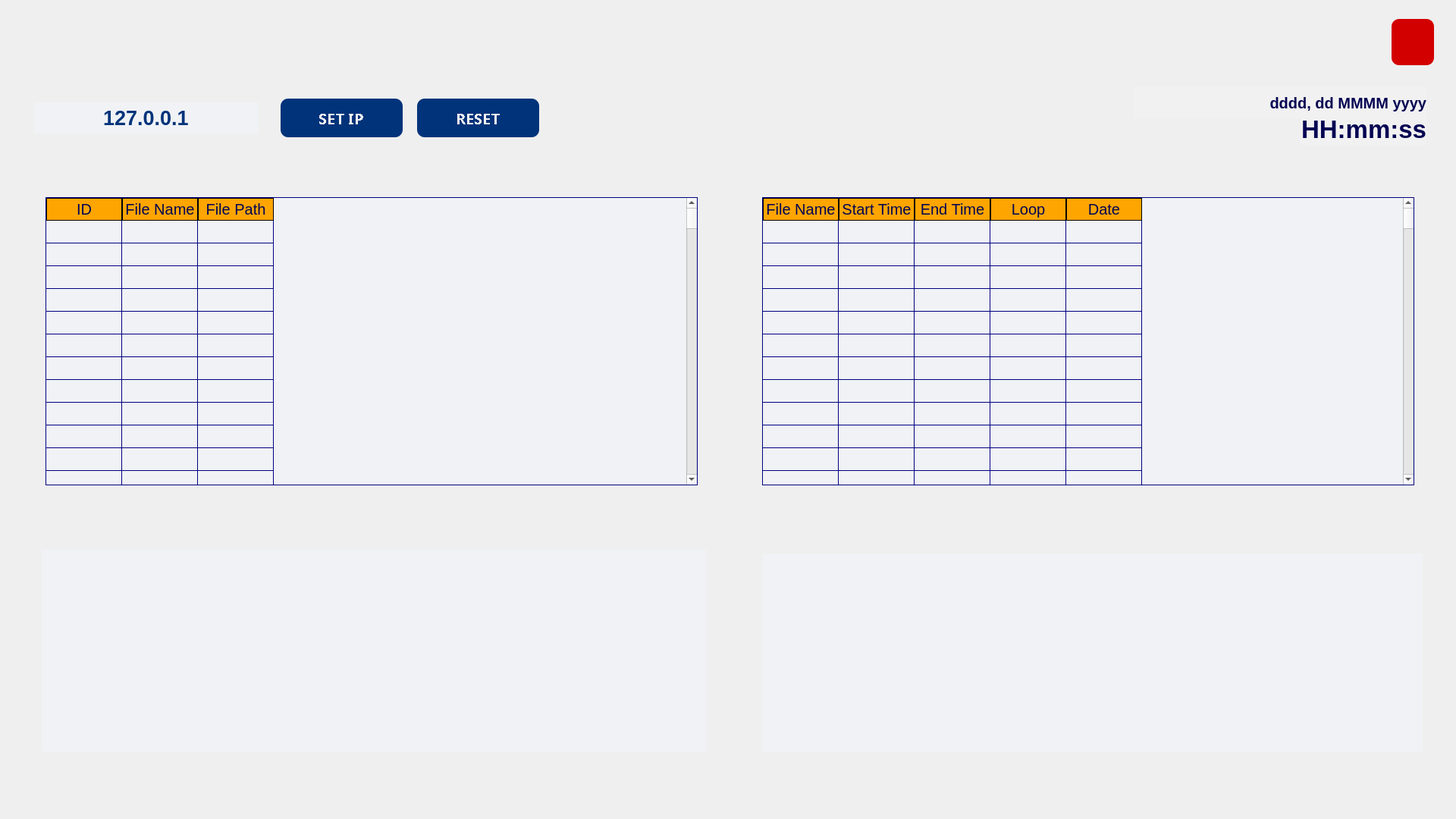
<?xml version="1.0" encoding="UTF-8"?>
<ui version="4.0">
 <class>MainWindow</class>
 <widget class="QMainWindow" name="MainWindow">
  <property name="geometry">
   <rect>
    <x>0</x>
    <y>0</y>
    <width>1920</width>
    <height>1080</height>
   </rect>
  </property>
  <property name="sizePolicy">
   <sizepolicy hsizetype="Fixed" vsizetype="Fixed">
    <horstretch>0</horstretch>
    <verstretch>0</verstretch>
   </sizepolicy>
  </property>
  <property name="font">
   <font>
    <pointsize>15</pointsize>
    <stylestrategy>NoAntialias</stylestrategy>
   </font>
  </property>
  <property name="focusPolicy">
   <enum>Qt::FocusPolicy::NoFocus</enum>
  </property>
  <property name="windowTitle">
   <string>Advertising Panel</string>
  </property>
  <property name="autoFillBackground">
   <bool>false</bool>
  </property>
  <property name="styleSheet">
   <string notr="true"/>
  </property>
  <widget class="QWidget" name="centralwidget">
   <widget class="QStackedWidget" name="stackedWidget">
    <property name="geometry">
     <rect>
      <x>0</x>
      <y>0</y>
      <width>1920</width>
      <height>1080</height>
     </rect>
    </property>
    <property name="styleSheet">
     <string notr="true">
</string>
    </property>
    <widget class="QWidget" name="page_setting">
     <property name="styleSheet">
      <string notr="true"/>
     </property>
     <widget class="QLineEdit" name="textIP">
      <property name="geometry">
       <rect>
        <x>45</x>
        <y>135</y>
        <width>296</width>
        <height>41</height>
       </rect>
      </property>
      <property name="font">
       <font>
        <family>Arial</family>
        <pointsize>20</pointsize>
        <italic>false</italic>
        <bold>true</bold>
        <underline>false</underline>
        <kerning>false</kerning>
       </font>
      </property>
      <property name="toolTip">
       <string>IP Address</string>
      </property>
      <property name="styleSheet">
       <string notr="true">color: rgb(0, 51, 122);
background-color: rgb(240, 242, 245);</string>
      </property>
      <property name="text">
       <string>127.0.0.1</string>
      </property>
      <property name="frame">
       <bool>false</bool>
      </property>
      <property name="alignment">
       <set>Qt::AlignmentFlag::AlignCenter</set>
      </property>
     </widget>
     <widget class="QPushButton" name="btnSetIP">
      <property name="geometry">
       <rect>
        <x>370</x>
        <y>130</y>
        <width>161</width>
        <height>51</height>
       </rect>
      </property>
      <property name="font">
       <font>
        <family>Franklin Gothic</family>
        <pointsize>15</pointsize>
        <bold>true</bold>
        <stylestrategy>NoAntialias</stylestrategy>
        <hintingpreference>PreferNoHinting</hintingpreference>
       </font>
      </property>
      <property name="cursor">
       <cursorShape>PointingHandCursor</cursorShape>
      </property>
      <property name="focusPolicy">
       <enum>Qt::FocusPolicy::NoFocus</enum>
      </property>
      <property name="toolTip">
       <string>Set IP</string>
      </property>
      <property name="autoFillBackground">
       <bool>false</bool>
      </property>
      <property name="styleSheet">
       <string notr="true">QPushButton{
	border-radius:10px;
	color: rgb(242, 242, 242);
	background-color: rgb(0, 51, 122);
	text-align: center;
}
QPushButton:Hover{
	background-color: rgb(0, 88, 204);
}
QPushButton:pressed{
	background-color: rgb(0, 29, 66);
}</string>
      </property>
      <property name="text">
       <string>SET IP</string>
      </property>
      <property name="default">
       <bool>true</bool>
      </property>
      <property name="flat">
       <bool>false</bool>
      </property>
     </widget>
     <widget class="QPushButton" name="btnReset">
      <property name="geometry">
       <rect>
        <x>550</x>
        <y>130</y>
        <width>161</width>
        <height>51</height>
       </rect>
      </property>
      <property name="font">
       <font>
        <family>Franklin Gothic</family>
        <pointsize>15</pointsize>
        <bold>true</bold>
        <stylestrategy>NoAntialias</stylestrategy>
        <hintingpreference>PreferNoHinting</hintingpreference>
       </font>
      </property>
      <property name="cursor">
       <cursorShape>PointingHandCursor</cursorShape>
      </property>
      <property name="focusPolicy">
       <enum>Qt::FocusPolicy::NoFocus</enum>
      </property>
      <property name="toolTip">
       <string>Reset</string>
      </property>
      <property name="autoFillBackground">
       <bool>false</bool>
      </property>
      <property name="styleSheet">
       <string notr="true">QPushButton{
	border-radius:10px;
	color: rgb(242, 242, 242);
	background-color: rgb(0, 51, 122);
	text-align: center;
}
QPushButton:Hover{
	background-color: rgb(0, 88, 204);
}
QPushButton:pressed{
	background-color: rgb(0, 29, 66);
}</string>
      </property>
      <property name="text">
       <string>RESET</string>
      </property>
      <property name="default">
       <bool>true</bool>
      </property>
      <property name="flat">
       <bool>false</bool>
      </property>
     </widget>
     <widget class="QTableWidget" name="tableVideo">
      <property name="geometry">
       <rect>
        <x>60</x>
        <y>260</y>
        <width>860</width>
        <height>380</height>
       </rect>
      </property>
      <property name="sizePolicy">
       <sizepolicy hsizetype="Fixed" vsizetype="Fixed">
        <horstretch>0</horstretch>
        <verstretch>0</verstretch>
       </sizepolicy>
      </property>
      <property name="font">
       <font>
        <family>Arial</family>
        <pointsize>15</pointsize>
       </font>
      </property>
      <property name="styleSheet">
       <string notr="true">QTableWidget{
	background-color: rgb(240, 242, 245);
	color: rgb(0, 4, 83);
	gridline-color: rgb(0, 0, 127);
	selection-background-color:blue;
	border:1px solid rgb(0, 0, 127);
}
QTableWidget::item::selected{
	color: rgb(0, 4, 83);
	background-color: rgb(0, 170, 255);
}
QHeaderView{
	background-color: rgb(240, 242, 245);
	color: rgb(0, 4, 83);
}
QHeaderView::section{
	background-color:orange;
	color: rgb(0, 4, 83);
	border:1px solid black;
}</string>
      </property>
      <property name="frameShape">
       <enum>QFrame::Shape::NoFrame</enum>
      </property>
      <property name="frameShadow">
       <enum>QFrame::Shadow::Sunken</enum>
      </property>
      <property name="sizeAdjustPolicy">
       <enum>QAbstractScrollArea::SizeAdjustPolicy::AdjustIgnored</enum>
      </property>
      <property name="autoScrollMargin">
       <number>1</number>
      </property>
      <property name="editTriggers">
       <set>QAbstractItemView::EditTrigger::NoEditTriggers</set>
      </property>
      <property name="selectionMode">
       <enum>QAbstractItemView::SelectionMode::SingleSelection</enum>
      </property>
      <property name="selectionBehavior">
       <enum>QAbstractItemView::SelectionBehavior::SelectRows</enum>
      </property>
      <property name="rowCount">
       <number>1000</number>
      </property>
      <property name="columnCount">
       <number>3</number>
      </property>
      <attribute name="horizontalHeaderVisible">
       <bool>true</bool>
      </attribute>
      <attribute name="horizontalHeaderHighlightSections">
       <bool>false</bool>
      </attribute>
      <attribute name="verticalHeaderVisible">
       <bool>false</bool>
      </attribute>
      <row/>
      <row/>
      <row/>
      <row/>
      <row/>
      <row/>
      <row/>
      <row/>
      <row/>
      <row/>
      <row/>
      <row/>
      <row/>
      <row/>
      <row/>
      <row/>
      <row/>
      <row/>
      <row/>
      <row/>
      <row/>
      <row/>
      <row/>
      <row/>
      <row/>
      <row/>
      <row/>
      <row/>
      <row/>
      <row/>
      <row/>
      <row/>
      <row/>
      <row/>
      <row/>
      <row/>
      <row/>
      <row/>
      <row/>
      <row/>
      <row/>
      <row/>
      <row/>
      <row/>
      <row/>
      <row/>
      <row/>
      <row/>
      <row/>
      <row/>
      <row/>
      <row/>
      <row/>
      <row/>
      <row/>
      <row/>
      <row/>
      <row/>
      <row/>
      <row/>
      <row/>
      <row/>
      <row/>
      <row/>
      <row/>
      <row/>
      <row/>
      <row/>
      <row/>
      <row/>
      <row/>
      <row/>
      <row/>
      <row/>
      <row/>
      <row/>
      <row/>
      <row/>
      <row/>
      <row/>
      <row/>
      <row/>
      <row/>
      <row/>
      <row/>
      <row/>
      <row/>
      <row/>
      <row/>
      <row/>
      <row/>
      <row/>
      <row/>
      <row/>
      <row/>
      <row/>
      <row/>
      <row/>
      <row/>
      <row/>
      <row/>
      <row/>
      <row/>
      <row/>
      <row/>
      <row/>
      <row/>
      <row/>
      <row/>
      <row/>
      <row/>
      <row/>
      <row/>
      <row/>
      <row/>
      <row/>
      <row/>
      <row/>
      <row/>
      <row/>
      <row/>
      <row/>
      <row/>
      <row/>
      <row/>
      <row/>
      <row/>
      <row/>
      <row/>
      <row/>
      <row/>
      <row/>
      <row/>
      <row/>
      <row/>
      <row/>
      <row/>
      <row/>
      <row/>
      <row/>
      <row/>
      <row/>
      <row/>
      <row/>
      <row/>
      <row/>
      <row/>
      <row/>
      <row/>
      <row/>
      <row/>
      <row/>
      <row/>
      <row/>
      <row/>
      <row/>
      <row/>
      <row/>
      <row/>
      <row/>
      <row/>
      <row/>
      <row/>
      <row/>
      <row/>
      <row/>
      <row/>
      <row/>
      <row/>
      <row/>
      <row/>
      <row/>
      <row/>
      <row/>
      <row/>
      <row/>
      <row/>
      <row/>
      <row/>
      <row/>
      <row/>
      <row/>
      <row/>
      <row/>
      <row/>
      <row/>
      <row/>
      <row/>
      <row/>
      <row/>
      <row/>
      <row/>
      <row/>
      <row/>
      <row/>
      <row/>
      <row/>
      <row/>
      <row/>
      <row/>
      <row/>
      <row/>
      <row/>
      <row/>
      <row/>
      <row/>
      <row/>
      <row/>
      <row/>
      <row/>
      <row/>
      <row/>
      <row/>
      <row/>
      <row/>
      <row/>
      <row/>
      <row/>
      <row/>
      <row/>
      <row/>
      <row/>
      <row/>
      <row/>
      <row/>
      <row/>
      <row/>
      <row/>
      <row/>
      <row/>
      <row/>
      <row/>
      <row/>
      <row/>
      <row/>
      <row/>
      <row/>
      <row/>
      <row/>
      <row/>
      <row/>
      <row/>
      <row/>
      <row/>
      <row/>
      <row/>
      <row/>
      <row/>
      <row/>
      <row/>
      <row/>
      <row/>
      <row/>
      <row/>
      <row/>
      <row/>
      <row/>
      <row/>
      <row/>
      <row/>
      <row/>
      <row/>
      <row/>
      <row/>
      <row/>
      <row/>
      <row/>
      <row/>
      <row/>
      <row/>
      <row/>
      <row/>
      <row/>
      <row/>
      <row/>
      <row/>
      <row/>
      <row/>
      <row/>
      <row/>
      <row/>
      <row/>
      <row/>
      <row/>
      <row/>
      <row/>
      <row/>
      <row/>
      <row/>
      <row/>
      <row/>
      <row/>
      <row/>
      <row/>
      <row/>
      <row/>
      <row/>
      <row/>
      <row/>
      <row/>
      <row/>
      <row/>
      <row/>
      <row/>
      <row/>
      <row/>
      <row/>
      <row/>
      <row/>
      <row/>
      <row/>
      <row/>
      <row/>
      <row/>
      <row/>
      <row/>
      <row/>
      <row/>
      <row/>
      <row/>
      <row/>
      <row/>
      <row/>
      <row/>
      <row/>
      <row/>
      <row/>
      <row/>
      <row/>
      <row/>
      <row/>
      <row/>
      <row/>
      <row/>
      <row/>
      <row/>
      <row/>
      <row/>
      <row/>
      <row/>
      <row/>
      <row/>
      <row/>
      <row/>
      <row/>
      <row/>
      <row/>
      <row/>
      <row/>
      <row/>
      <row/>
      <row/>
      <row/>
      <row/>
      <row/>
      <row/>
      <row/>
      <row/>
      <row/>
      <row/>
      <row/>
      <row/>
      <row/>
      <row/>
      <row/>
      <row/>
      <row/>
      <row/>
      <row/>
      <row/>
      <row/>
      <row/>
      <row/>
      <row/>
      <row/>
      <row/>
      <row/>
      <row/>
      <row/>
      <row/>
      <row/>
      <row/>
      <row/>
      <row/>
      <row/>
      <row/>
      <row/>
      <row/>
      <row/>
      <row/>
      <row/>
      <row/>
      <row/>
      <row/>
      <row/>
      <row/>
      <row/>
      <row/>
      <row/>
      <row/>
      <row/>
      <row/>
      <row/>
      <row/>
      <row/>
      <row/>
      <row/>
      <row/>
      <row/>
      <row/>
      <row/>
      <row/>
      <row/>
      <row/>
      <row/>
      <row/>
      <row/>
      <row/>
      <row/>
      <row/>
      <row/>
      <row/>
      <row/>
      <row/>
      <row/>
      <row/>
      <row/>
      <row/>
      <row/>
      <row/>
      <row/>
      <row/>
      <row/>
      <row/>
      <row/>
      <row/>
      <row/>
      <row/>
      <row/>
      <row/>
      <row/>
      <row/>
      <row/>
      <row/>
      <row/>
      <row/>
      <row/>
      <row/>
      <row/>
      <row/>
      <row/>
      <row/>
      <row/>
      <row/>
      <row/>
      <row/>
      <row/>
      <row/>
      <row/>
      <row/>
      <row/>
      <row/>
      <row/>
      <row/>
      <row/>
      <row/>
      <row/>
      <row/>
      <row/>
      <row/>
      <row/>
      <row/>
      <row/>
      <row/>
      <row/>
      <row/>
      <row/>
      <row/>
      <row/>
      <row/>
      <row/>
      <row/>
      <row/>
      <row/>
      <row/>
      <row/>
      <row/>
      <row/>
      <row/>
      <row/>
      <row/>
      <row/>
      <row/>
      <row/>
      <row/>
      <row/>
      <row/>
      <row/>
      <row/>
      <row/>
      <row/>
      <row/>
      <row/>
      <row/>
      <row/>
      <row/>
      <row/>
      <row/>
      <row/>
      <row/>
      <row/>
      <row/>
      <row/>
      <row/>
      <row/>
      <row/>
      <row/>
      <row/>
      <row/>
      <row/>
      <row/>
      <row/>
      <row/>
      <row/>
      <row/>
      <row/>
      <row/>
      <row/>
      <row/>
      <row/>
      <row/>
      <row/>
      <row/>
      <row/>
      <row/>
      <row/>
      <row/>
      <row/>
      <row/>
      <row/>
      <row/>
      <row/>
      <row/>
      <row/>
      <row/>
      <row/>
      <row/>
      <row/>
      <row/>
      <row/>
      <row/>
      <row/>
      <row/>
      <row/>
      <row/>
      <row/>
      <row/>
      <row/>
      <row/>
      <row/>
      <row/>
      <row/>
      <row/>
      <row/>
      <row/>
      <row/>
      <row/>
      <row/>
      <row/>
      <row/>
      <row/>
      <row/>
      <row/>
      <row/>
      <row/>
      <row/>
      <row/>
      <row/>
      <row/>
      <row/>
      <row/>
      <row/>
      <row/>
      <row/>
      <row/>
      <row/>
      <row/>
      <row/>
      <row/>
      <row/>
      <row/>
      <row/>
      <row/>
      <row/>
      <row/>
      <row/>
      <row/>
      <row/>
      <row/>
      <row/>
      <row/>
      <row/>
      <row/>
      <row/>
      <row/>
      <row/>
      <row/>
      <row/>
      <row/>
      <row/>
      <row/>
      <row/>
      <row/>
      <row/>
      <row/>
      <row/>
      <row/>
      <row/>
      <row/>
      <row/>
      <row/>
      <row/>
      <row/>
      <row/>
      <row/>
      <row/>
      <row/>
      <row/>
      <row/>
      <row/>
      <row/>
      <row/>
      <row/>
      <row/>
      <row/>
      <row/>
      <row/>
      <row/>
      <row/>
      <row/>
      <row/>
      <row/>
      <row/>
      <row/>
      <row/>
      <row/>
      <row/>
      <row/>
      <row/>
      <row/>
      <row/>
      <row/>
      <row/>
      <row/>
      <row/>
      <row/>
      <row/>
      <row/>
      <row/>
      <row/>
      <row/>
      <row/>
      <row/>
      <row/>
      <row/>
      <row/>
      <row/>
      <row/>
      <row/>
      <row/>
      <row/>
      <row/>
      <row/>
      <row/>
      <row/>
      <row/>
      <row/>
      <row/>
      <row/>
      <row/>
      <row/>
      <row/>
      <row/>
      <row/>
      <row/>
      <row/>
      <row/>
      <row/>
      <row/>
      <row/>
      <row/>
      <row/>
      <row/>
      <row/>
      <row/>
      <row/>
      <row/>
      <row/>
      <row/>
      <row/>
      <row/>
      <row/>
      <row/>
      <row/>
      <row/>
      <row/>
      <row/>
      <row/>
      <row/>
      <row/>
      <row/>
      <row/>
      <row/>
      <row/>
      <row/>
      <row/>
      <row/>
      <row/>
      <row/>
      <row/>
      <row/>
      <row/>
      <row/>
      <row/>
      <row/>
      <row/>
      <row/>
      <row/>
      <row/>
      <row/>
      <row/>
      <row/>
      <row/>
      <row/>
      <row/>
      <row/>
      <row/>
      <row/>
      <row/>
      <row/>
      <row/>
      <row/>
      <row/>
      <row/>
      <row/>
      <row/>
      <row/>
      <row/>
      <row/>
      <row/>
      <row/>
      <row/>
      <row/>
      <row/>
      <row/>
      <row/>
      <row/>
      <row/>
      <row/>
      <row/>
      <row/>
      <row/>
      <row/>
      <row/>
      <row/>
      <row/>
      <row/>
      <row/>
      <row/>
      <row/>
      <row/>
      <row/>
      <row/>
      <row/>
      <row/>
      <row/>
      <row/>
      <row/>
      <row/>
      <row/>
      <row/>
      <row/>
      <row/>
      <row/>
      <row/>
      <row/>
      <row/>
      <row/>
      <row/>
      <row/>
      <row/>
      <row/>
      <row/>
      <row/>
      <row/>
      <row/>
      <row/>
      <row/>
      <row/>
      <row/>
      <row/>
      <row/>
      <row/>
      <row/>
      <row/>
      <row/>
      <row/>
      <row/>
      <row/>
      <row/>
      <row/>
      <row/>
      <row/>
      <row/>
      <row/>
      <row/>
      <row/>
      <row/>
      <row/>
      <row/>
      <row/>
      <row/>
      <row/>
      <row/>
      <row/>
      <row/>
      <row/>
      <row/>
      <row/>
      <row/>
      <row/>
      <row/>
      <row/>
      <row/>
      <row/>
      <row/>
      <row/>
      <row/>
      <row/>
      <row/>
      <row/>
      <row/>
      <row/>
      <row/>
      <row/>
      <row/>
      <row/>
      <row/>
      <row/>
      <row/>
      <row/>
      <row/>
      <row/>
      <row/>
      <row/>
      <row/>
      <row/>
      <row/>
      <row/>
      <row/>
      <row/>
      <row/>
      <row/>
      <row/>
      <row/>
      <row/>
      <row/>
      <row/>
      <row/>
      <row/>
      <row/>
      <row/>
      <row/>
      <row/>
      <row/>
      <row/>
      <row/>
      <row/>
      <row/>
      <row/>
      <row/>
      <row/>
      <row/>
      <row/>
      <row/>
      <row/>
      <row/>
      <row/>
      <row/>
      <row/>
      <row/>
      <row/>
      <row/>
      <row/>
      <row/>
      <row/>
      <row/>
      <row/>
      <row/>
      <row/>
      <row/>
      <row/>
      <row/>
      <row/>
      <row/>
      <row/>
      <row/>
      <row/>
      <row/>
      <row/>
      <row/>
      <row/>
      <row/>
      <row/>
      <row/>
      <row/>
      <row/>
      <row/>
      <row/>
      <row/>
      <row/>
      <row/>
      <row/>
      <row/>
      <row/>
      <row/>
      <row/>
      <row/>
      <row/>
      <row/>
      <row/>
      <row/>
      <row/>
      <row/>
      <row/>
      <row/>
      <row/>
      <row/>
      <row/>
      <row/>
      <row/>
      <row/>
      <row/>
      <row/>
      <row/>
      <row/>
      <row/>
      <row/>
      <row/>
      <row/>
      <row/>
      <row/>
      <row/>
      <row/>
      <row/>
      <row/>
      <row/>
      <row/>
      <row/>
      <row/>
      <row/>
      <row/>
      <row/>
      <row/>
      <row/>
      <row/>
      <row/>
      <row/>
      <row/>
      <row/>
      <row/>
      <row/>
      <row/>
      <row/>
      <row/>
      <row/>
      <row/>
      <row/>
      <row/>
      <row/>
      <row/>
      <row/>
      <row/>
      <row/>
      <row/>
      <row/>
      <row/>
      <row/>
      <row/>
      <row/>
      <row/>
      <row/>
      <row/>
      <row/>
      <row/>
      <row/>
      <row/>
      <row/>
      <row/>
      <row/>
      <column>
       <property name="text">
        <string>ID</string>
       </property>
       <property name="font">
        <font>
         <family>Arial</family>
         <pointsize>15</pointsize>
         <bold>false</bold>
        </font>
       </property>
      </column>
      <column>
       <property name="text">
        <string>File Name</string>
       </property>
       <property name="font">
        <font>
         <family>Arial</family>
         <pointsize>15</pointsize>
         <bold>false</bold>
        </font>
       </property>
      </column>
      <column>
       <property name="text">
        <string>File Path</string>
       </property>
       <property name="font">
        <font>
         <family>Arial</family>
         <pointsize>15</pointsize>
         <bold>false</bold>
        </font>
       </property>
      </column>
     </widget>
     <widget class="QTableWidget" name="tableSchedule">
      <property name="geometry">
       <rect>
        <x>1005</x>
        <y>260</y>
        <width>860</width>
        <height>380</height>
       </rect>
      </property>
      <property name="sizePolicy">
       <sizepolicy hsizetype="Fixed" vsizetype="Fixed">
        <horstretch>0</horstretch>
        <verstretch>0</verstretch>
       </sizepolicy>
      </property>
      <property name="font">
       <font>
        <family>Arial</family>
        <pointsize>15</pointsize>
       </font>
      </property>
      <property name="styleSheet">
       <string notr="true">QTableWidget{
	background-color: rgb(240, 242, 245);
	color: rgb(0, 4, 83);
	gridline-color: rgb(0, 0, 127);
	selection-background-color:blue;
	border:1px solid rgb(0, 0, 127);
}
QTableWidget::item::selected{
	color: rgb(0, 4, 83);
	background-color: rgb(0, 170, 255);
}
QHeaderView{
	background-color: rgb(240, 242, 245);
	color: rgb(0, 4, 83);
}
QHeaderView::section{
	background-color:orange;
	color: rgb(0, 4, 83);
	border:1px solid black;
}</string>
      </property>
      <property name="frameShape">
       <enum>QFrame::Shape::NoFrame</enum>
      </property>
      <property name="frameShadow">
       <enum>QFrame::Shadow::Sunken</enum>
      </property>
      <property name="sizeAdjustPolicy">
       <enum>QAbstractScrollArea::SizeAdjustPolicy::AdjustIgnored</enum>
      </property>
      <property name="autoScrollMargin">
       <number>1</number>
      </property>
      <property name="editTriggers">
       <set>QAbstractItemView::EditTrigger::NoEditTriggers</set>
      </property>
      <property name="selectionMode">
       <enum>QAbstractItemView::SelectionMode::SingleSelection</enum>
      </property>
      <property name="selectionBehavior">
       <enum>QAbstractItemView::SelectionBehavior::SelectRows</enum>
      </property>
      <property name="textElideMode">
       <enum>Qt::TextElideMode::ElideRight</enum>
      </property>
      <property name="rowCount">
       <number>1000</number>
      </property>
      <property name="columnCount">
       <number>5</number>
      </property>
      <attribute name="horizontalHeaderVisible">
       <bool>true</bool>
      </attribute>
      <attribute name="horizontalHeaderHighlightSections">
       <bool>false</bool>
      </attribute>
      <attribute name="verticalHeaderVisible">
       <bool>false</bool>
      </attribute>
      <row/>
      <row/>
      <row/>
      <row/>
      <row/>
      <row/>
      <row/>
      <row/>
      <row/>
      <row/>
      <row/>
      <row/>
      <row/>
      <row/>
      <row/>
      <row/>
      <row/>
      <row/>
      <row/>
      <row/>
      <row/>
      <row/>
      <row/>
      <row/>
      <row/>
      <row/>
      <row/>
      <row/>
      <row/>
      <row/>
      <row/>
      <row/>
      <row/>
      <row/>
      <row/>
      <row/>
      <row/>
      <row/>
      <row/>
      <row/>
      <row/>
      <row/>
      <row/>
      <row/>
      <row/>
      <row/>
      <row/>
      <row/>
      <row/>
      <row/>
      <row/>
      <row/>
      <row/>
      <row/>
      <row/>
      <row/>
      <row/>
      <row/>
      <row/>
      <row/>
      <row/>
      <row/>
      <row/>
      <row/>
      <row/>
      <row/>
      <row/>
      <row/>
      <row/>
      <row/>
      <row/>
      <row/>
      <row/>
      <row/>
      <row/>
      <row/>
      <row/>
      <row/>
      <row/>
      <row/>
      <row/>
      <row/>
      <row/>
      <row/>
      <row/>
      <row/>
      <row/>
      <row/>
      <row/>
      <row/>
      <row/>
      <row/>
      <row/>
      <row/>
      <row/>
      <row/>
      <row/>
      <row/>
      <row/>
      <row/>
      <row/>
      <row/>
      <row/>
      <row/>
      <row/>
      <row/>
      <row/>
      <row/>
      <row/>
      <row/>
      <row/>
      <row/>
      <row/>
      <row/>
      <row/>
      <row/>
      <row/>
      <row/>
      <row/>
      <row/>
      <row/>
      <row/>
      <row/>
      <row/>
      <row/>
      <row/>
      <row/>
      <row/>
      <row/>
      <row/>
      <row/>
      <row/>
      <row/>
      <row/>
      <row/>
      <row/>
      <row/>
      <row/>
      <row/>
      <row/>
      <row/>
      <row/>
      <row/>
      <row/>
      <row/>
      <row/>
      <row/>
      <row/>
      <row/>
      <row/>
      <row/>
      <row/>
      <row/>
      <row/>
      <row/>
      <row/>
      <row/>
      <row/>
      <row/>
      <row/>
      <row/>
      <row/>
      <row/>
      <row/>
      <row/>
      <row/>
      <row/>
      <row/>
      <row/>
      <row/>
      <row/>
      <row/>
      <row/>
      <row/>
      <row/>
      <row/>
      <row/>
      <row/>
      <row/>
      <row/>
      <row/>
      <row/>
      <row/>
      <row/>
      <row/>
      <row/>
      <row/>
      <row/>
      <row/>
      <row/>
      <row/>
      <row/>
      <row/>
      <row/>
      <row/>
      <row/>
      <row/>
      <row/>
      <row/>
      <row/>
      <row/>
      <row/>
      <row/>
      <row/>
      <row/>
      <row/>
      <row/>
      <row/>
      <row/>
      <row/>
      <row/>
      <row/>
      <row/>
      <row/>
      <row/>
      <row/>
      <row/>
      <row/>
      <row/>
      <row/>
      <row/>
      <row/>
      <row/>
      <row/>
      <row/>
      <row/>
      <row/>
      <row/>
      <row/>
      <row/>
      <row/>
      <row/>
      <row/>
      <row/>
      <row/>
      <row/>
      <row/>
      <row/>
      <row/>
      <row/>
      <row/>
      <row/>
      <row/>
      <row/>
      <row/>
      <row/>
      <row/>
      <row/>
      <row/>
      <row/>
      <row/>
      <row/>
      <row/>
      <row/>
      <row/>
      <row/>
      <row/>
      <row/>
      <row/>
      <row/>
      <row/>
      <row/>
      <row/>
      <row/>
      <row/>
      <row/>
      <row/>
      <row/>
      <row/>
      <row/>
      <row/>
      <row/>
      <row/>
      <row/>
      <row/>
      <row/>
      <row/>
      <row/>
      <row/>
      <row/>
      <row/>
      <row/>
      <row/>
      <row/>
      <row/>
      <row/>
      <row/>
      <row/>
      <row/>
      <row/>
      <row/>
      <row/>
      <row/>
      <row/>
      <row/>
      <row/>
      <row/>
      <row/>
      <row/>
      <row/>
      <row/>
      <row/>
      <row/>
      <row/>
      <row/>
      <row/>
      <row/>
      <row/>
      <row/>
      <row/>
      <row/>
      <row/>
      <row/>
      <row/>
      <row/>
      <row/>
      <row/>
      <row/>
      <row/>
      <row/>
      <row/>
      <row/>
      <row/>
      <row/>
      <row/>
      <row/>
      <row/>
      <row/>
      <row/>
      <row/>
      <row/>
      <row/>
      <row/>
      <row/>
      <row/>
      <row/>
      <row/>
      <row/>
      <row/>
      <row/>
      <row/>
      <row/>
      <row/>
      <row/>
      <row/>
      <row/>
      <row/>
      <row/>
      <row/>
      <row/>
      <row/>
      <row/>
      <row/>
      <row/>
      <row/>
      <row/>
      <row/>
      <row/>
      <row/>
      <row/>
      <row/>
      <row/>
      <row/>
      <row/>
      <row/>
      <row/>
      <row/>
      <row/>
      <row/>
      <row/>
      <row/>
      <row/>
      <row/>
      <row/>
      <row/>
      <row/>
      <row/>
      <row/>
      <row/>
      <row/>
      <row/>
      <row/>
      <row/>
      <row/>
      <row/>
      <row/>
      <row/>
      <row/>
      <row/>
      <row/>
      <row/>
      <row/>
      <row/>
      <row/>
      <row/>
      <row/>
      <row/>
      <row/>
      <row/>
      <row/>
      <row/>
      <row/>
      <row/>
      <row/>
      <row/>
      <row/>
      <row/>
      <row/>
      <row/>
      <row/>
      <row/>
      <row/>
      <row/>
      <row/>
      <row/>
      <row/>
      <row/>
      <row/>
      <row/>
      <row/>
      <row/>
      <row/>
      <row/>
      <row/>
      <row/>
      <row/>
      <row/>
      <row/>
      <row/>
      <row/>
      <row/>
      <row/>
      <row/>
      <row/>
      <row/>
      <row/>
      <row/>
      <row/>
      <row/>
      <row/>
      <row/>
      <row/>
      <row/>
      <row/>
      <row/>
      <row/>
      <row/>
      <row/>
      <row/>
      <row/>
      <row/>
      <row/>
      <row/>
      <row/>
      <row/>
      <row/>
      <row/>
      <row/>
      <row/>
      <row/>
      <row/>
      <row/>
      <row/>
      <row/>
      <row/>
      <row/>
      <row/>
      <row/>
      <row/>
      <row/>
      <row/>
      <row/>
      <row/>
      <row/>
      <row/>
      <row/>
      <row/>
      <row/>
      <row/>
      <row/>
      <row/>
      <row/>
      <row/>
      <row/>
      <row/>
      <row/>
      <row/>
      <row/>
      <row/>
      <row/>
      <row/>
      <row/>
      <row/>
      <row/>
      <row/>
      <row/>
      <row/>
      <row/>
      <row/>
      <row/>
      <row/>
      <row/>
      <row/>
      <row/>
      <row/>
      <row/>
      <row/>
      <row/>
      <row/>
      <row/>
      <row/>
      <row/>
      <row/>
      <row/>
      <row/>
      <row/>
      <row/>
      <row/>
      <row/>
      <row/>
      <row/>
      <row/>
      <row/>
      <row/>
      <row/>
      <row/>
      <row/>
      <row/>
      <row/>
      <row/>
      <row/>
      <row/>
      <row/>
      <row/>
      <row/>
      <row/>
      <row/>
      <row/>
      <row/>
      <row/>
      <row/>
      <row/>
      <row/>
      <row/>
      <row/>
      <row/>
      <row/>
      <row/>
      <row/>
      <row/>
      <row/>
      <row/>
      <row/>
      <row/>
      <row/>
      <row/>
      <row/>
      <row/>
      <row/>
      <row/>
      <row/>
      <row/>
      <row/>
      <row/>
      <row/>
      <row/>
      <row/>
      <row/>
      <row/>
      <row/>
      <row/>
      <row/>
      <row/>
      <row/>
      <row/>
      <row/>
      <row/>
      <row/>
      <row/>
      <row/>
      <row/>
      <row/>
      <row/>
      <row/>
      <row/>
      <row/>
      <row/>
      <row/>
      <row/>
      <row/>
      <row/>
      <row/>
      <row/>
      <row/>
      <row/>
      <row/>
      <row/>
      <row/>
      <row/>
      <row/>
      <row/>
      <row/>
      <row/>
      <row/>
      <row/>
      <row/>
      <row/>
      <row/>
      <row/>
      <row/>
      <row/>
      <row/>
      <row/>
      <row/>
      <row/>
      <row/>
      <row/>
      <row/>
      <row/>
      <row/>
      <row/>
      <row/>
      <row/>
      <row/>
      <row/>
      <row/>
      <row/>
      <row/>
      <row/>
      <row/>
      <row/>
      <row/>
      <row/>
      <row/>
      <row/>
      <row/>
      <row/>
      <row/>
      <row/>
      <row/>
      <row/>
      <row/>
      <row/>
      <row/>
      <row/>
      <row/>
      <row/>
      <row/>
      <row/>
      <row/>
      <row/>
      <row/>
      <row/>
      <row/>
      <row/>
      <row/>
      <row/>
      <row/>
      <row/>
      <row/>
      <row/>
      <row/>
      <row/>
      <row/>
      <row/>
      <row/>
      <row/>
      <row/>
      <row/>
      <row/>
      <row/>
      <row/>
      <row/>
      <row/>
      <row/>
      <row/>
      <row/>
      <row/>
      <row/>
      <row/>
      <row/>
      <row/>
      <row/>
      <row/>
      <row/>
      <row/>
      <row/>
      <row/>
      <row/>
      <row/>
      <row/>
      <row/>
      <row/>
      <row/>
      <row/>
      <row/>
      <row/>
      <row/>
      <row/>
      <row/>
      <row/>
      <row/>
      <row/>
      <row/>
      <row/>
      <row/>
      <row/>
      <row/>
      <row/>
      <row/>
      <row/>
      <row/>
      <row/>
      <row/>
      <row/>
      <row/>
      <row/>
      <row/>
      <row/>
      <row/>
      <row/>
      <row/>
      <row/>
      <row/>
      <row/>
      <row/>
      <row/>
      <row/>
      <row/>
      <row/>
      <row/>
      <row/>
      <row/>
      <row/>
      <row/>
      <row/>
      <row/>
      <row/>
      <row/>
      <row/>
      <row/>
      <row/>
      <row/>
      <row/>
      <row/>
      <row/>
      <row/>
      <row/>
      <row/>
      <row/>
      <row/>
      <row/>
      <row/>
      <row/>
      <row/>
      <row/>
      <row/>
      <row/>
      <row/>
      <row/>
      <row/>
      <row/>
      <row/>
      <row/>
      <row/>
      <row/>
      <row/>
      <row/>
      <row/>
      <row/>
      <row/>
      <row/>
      <row/>
      <row/>
      <row/>
      <row/>
      <row/>
      <row/>
      <row/>
      <row/>
      <row/>
      <row/>
      <row/>
      <row/>
      <row/>
      <row/>
      <row/>
      <row/>
      <row/>
      <row/>
      <row/>
      <row/>
      <row/>
      <row/>
      <row/>
      <row/>
      <row/>
      <row/>
      <row/>
      <row/>
      <row/>
      <row/>
      <row/>
      <row/>
      <row/>
      <row/>
      <row/>
      <row/>
      <row/>
      <row/>
      <row/>
      <row/>
      <row/>
      <row/>
      <row/>
      <row/>
      <row/>
      <row/>
      <row/>
      <row/>
      <row/>
      <row/>
      <row/>
      <row/>
      <row/>
      <row/>
      <row/>
      <row/>
      <row/>
      <row/>
      <row/>
      <row/>
      <row/>
      <row/>
      <row/>
      <row/>
      <row/>
      <row/>
      <row/>
      <row/>
      <row/>
      <row/>
      <row/>
      <row/>
      <row/>
      <row/>
      <row/>
      <row/>
      <row/>
      <row/>
      <row/>
      <row/>
      <row/>
      <row/>
      <row/>
      <row/>
      <row/>
      <row/>
      <row/>
      <row/>
      <row/>
      <row/>
      <row/>
      <row/>
      <row/>
      <row/>
      <row/>
      <row/>
      <row/>
      <row/>
      <row/>
      <row/>
      <row/>
      <row/>
      <row/>
      <row/>
      <row/>
      <row/>
      <row/>
      <row/>
      <row/>
      <row/>
      <row/>
      <row/>
      <row/>
      <row/>
      <row/>
      <row/>
      <row/>
      <row/>
      <row/>
      <row/>
      <row/>
      <row/>
      <row/>
      <row/>
      <row/>
      <row/>
      <row/>
      <row/>
      <row/>
      <row/>
      <row/>
      <row/>
      <row/>
      <row/>
      <row/>
      <row/>
      <row/>
      <row/>
      <row/>
      <row/>
      <row/>
      <row/>
      <row/>
      <row/>
      <row/>
      <row/>
      <row/>
      <row/>
      <row/>
      <row/>
      <row/>
      <row/>
      <row/>
      <row/>
      <row/>
      <row/>
      <row/>
      <row/>
      <row/>
      <row/>
      <row/>
      <row/>
      <row/>
      <row/>
      <row/>
      <row/>
      <row/>
      <row/>
      <row/>
      <row/>
      <row/>
      <row/>
      <row/>
      <row/>
      <row/>
      <row/>
      <row/>
      <row/>
      <row/>
      <row/>
      <row/>
      <row/>
      <row/>
      <row/>
      <row/>
      <row/>
      <row/>
      <row/>
      <row/>
      <row/>
      <row/>
      <row/>
      <row/>
      <row/>
      <row/>
      <row/>
      <row/>
      <row/>
      <row/>
      <row/>
      <row/>
      <row/>
      <row/>
      <row/>
      <row/>
      <row/>
      <row/>
      <row/>
      <row/>
      <row/>
      <row/>
      <row/>
      <row/>
      <row/>
      <row/>
      <row/>
      <row/>
      <row/>
      <row/>
      <row/>
      <row/>
      <row/>
      <row/>
      <row/>
      <row/>
      <row/>
      <row/>
      <row/>
      <column>
       <property name="text">
        <string>File Name</string>
       </property>
       <property name="font">
        <font>
         <family>Arial</family>
         <pointsize>15</pointsize>
         <bold>false</bold>
        </font>
       </property>
      </column>
      <column>
       <property name="text">
        <string>Start Time</string>
       </property>
       <property name="font">
        <font>
         <family>Arial</family>
         <pointsize>15</pointsize>
        </font>
       </property>
      </column>
      <column>
       <property name="text">
        <string>End Time</string>
       </property>
       <property name="font">
        <font>
         <family>Arial</family>
         <pointsize>15</pointsize>
         <bold>false</bold>
        </font>
       </property>
      </column>
      <column>
       <property name="text">
        <string>Loop</string>
       </property>
       <property name="font">
        <font>
         <family>Arial</family>
         <pointsize>15</pointsize>
         <bold>false</bold>
        </font>
       </property>
      </column>
      <column>
       <property name="text">
        <string>Date</string>
       </property>
       <property name="font">
        <font>
         <family>Arial</family>
         <pointsize>15</pointsize>
         <bold>false</bold>
        </font>
       </property>
      </column>
     </widget>
     <widget class="QTextEdit" name="keterangan">
      <property name="geometry">
       <rect>
        <x>55</x>
        <y>725</y>
        <width>876</width>
        <height>266</height>
       </rect>
      </property>
      <property name="font">
       <font>
        <family>Franklin Gothic</family>
        <pointsize>12</pointsize>
        <bold>false</bold>
       </font>
      </property>
      <property name="styleSheet">
       <string notr="true">background-color: rgb(240, 242, 245);
color: rgb(0, 4, 83);
border:1px solid rgb(240, 242, 245);</string>
      </property>
     </widget>
     <widget class="QListWidget" name="listEntertainment">
      <property name="geometry">
       <rect>
        <x>1005</x>
        <y>730</y>
        <width>871</width>
        <height>261</height>
       </rect>
      </property>
      <property name="font">
       <font>
        <family>Franklin Gothic</family>
        <pointsize>12</pointsize>
        <stylestrategy>NoAntialias</stylestrategy>
        <hintingpreference>PreferNoHinting</hintingpreference>
       </font>
      </property>
      <property name="focusPolicy">
       <enum>Qt::FocusPolicy::NoFocus</enum>
      </property>
      <property name="styleSheet">
       <string notr="true">background-color: rgb(240, 242, 245);
color: rgb(0, 4, 83);
border:1px solid rgb(240, 242, 245);</string>
      </property>
      <property name="editTriggers">
       <set>QAbstractItemView::EditTrigger::NoEditTriggers</set>
      </property>
      <property name="showDropIndicator" stdset="0">
       <bool>false</bool>
      </property>
      <property name="selectionMode">
       <enum>QAbstractItemView::SelectionMode::NoSelection</enum>
      </property>
     </widget>
     <widget class="QPushButton" name="btnExit">
      <property name="geometry">
       <rect>
        <x>1835</x>
        <y>25</y>
        <width>56</width>
        <height>61</height>
       </rect>
      </property>
      <property name="font">
       <font>
        <pointsize>15</pointsize>
        <bold>true</bold>
        <stylestrategy>NoAntialias</stylestrategy>
        <hintingpreference>PreferNoHinting</hintingpreference>
       </font>
      </property>
      <property name="cursor">
       <cursorShape>PointingHandCursor</cursorShape>
      </property>
      <property name="focusPolicy">
       <enum>Qt::FocusPolicy::NoFocus</enum>
      </property>
      <property name="toolTip">
       <string>Exit</string>
      </property>
      <property name="styleSheet">
       <string notr="true">QPushButton{
	border-radius:10px;
	background-color: rgb(211, 0, 0);
	image: url(:/img_exit.png);
}
QPushButton:Hover{
	background-color: rgb(255, 121, 121);
}
QPushButton:pressed{
	background-color: rgb(162, 0, 0);
}</string>
      </property>
      <property name="text">
       <string/>
      </property>
      <property name="autoDefault">
       <bool>false</bool>
      </property>
      <property name="default">
       <bool>true</bool>
      </property>
     </widget>
     <widget class="QLabel" name="background">
      <property name="geometry">
       <rect>
        <x>0</x>
        <y>0</y>
        <width>1920</width>
        <height>1080</height>
       </rect>
      </property>
      <property name="styleSheet">
       <string notr="true">image: url(:/background_setting.png);</string>
      </property>
      <property name="text">
       <string/>
      </property>
     </widget>
     <widget class="QLabel" name="date">
      <property name="geometry">
       <rect>
        <x>1495</x>
        <y>115</y>
        <width>386</width>
        <height>41</height>
       </rect>
      </property>
      <property name="font">
       <font>
        <pointsize>15</pointsize>
        <bold>true</bold>
       </font>
      </property>
      <property name="styleSheet">
       <string notr="true">color: rgb(5, 4, 83);
background-color: rgb(241, 241, 241);</string>
      </property>
      <property name="text">
       <string>dddd, dd MMMM yyyy</string>
      </property>
      <property name="alignment">
       <set>Qt::AlignmentFlag::AlignRight|Qt::AlignmentFlag::AlignTrailing|Qt::AlignmentFlag::AlignVCenter</set>
      </property>
     </widget>
     <widget class="QLabel" name="time">
      <property name="geometry">
       <rect>
        <x>1715</x>
        <y>150</y>
        <width>166</width>
        <height>41</height>
       </rect>
      </property>
      <property name="font">
       <font>
        <pointsize>25</pointsize>
        <bold>true</bold>
       </font>
      </property>
      <property name="styleSheet">
       <string notr="true">color: rgb(5, 4, 83);
background-color: rgb(241, 241, 241);</string>
      </property>
      <property name="text">
       <string>HH:mm:ss</string>
      </property>
      <property name="alignment">
       <set>Qt::AlignmentFlag::AlignRight|Qt::AlignmentFlag::AlignTrailing|Qt::AlignmentFlag::AlignVCenter</set>
      </property>
     </widget>
     <zorder>background</zorder>
     <zorder>textIP</zorder>
     <zorder>btnSetIP</zorder>
     <zorder>btnReset</zorder>
     <zorder>tableVideo</zorder>
     <zorder>tableSchedule</zorder>
     <zorder>keterangan</zorder>
     <zorder>listEntertainment</zorder>
     <zorder>btnExit</zorder>
     <zorder>date</zorder>
     <zorder>time</zorder>
    </widget>
    <widget class="QWidget" name="page_video"/>
   </widget>
  </widget>
 </widget>
 <resources/>
 <connections/>
</ui>
